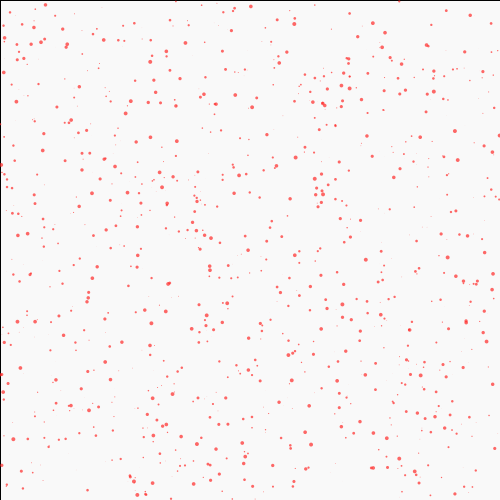
Frame 1 (no input)
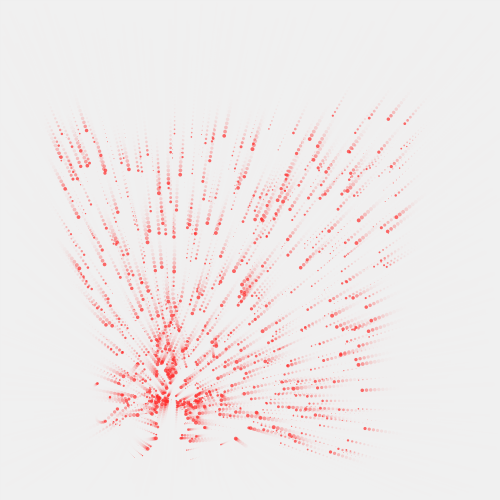
Frame 60 (the mouse pressed at the canvas centre just before this capture)
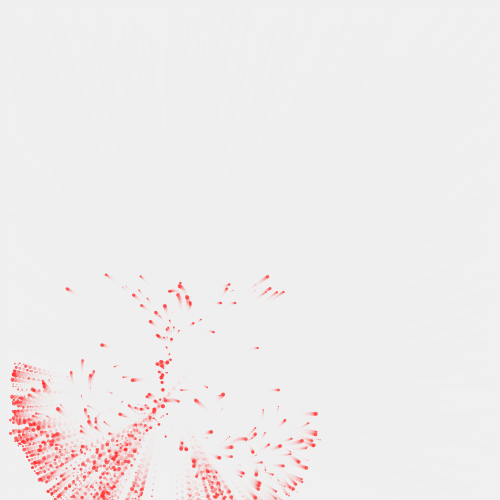
Frame 120 (the mouse held since frame 60 and released just before this capture)

The Processing sketch that drew these frames (run headless with seeded random() and noise(); from frame 60 on, the mouse is pressed at the canvas centre):

// Processing sketch: processing_91585
// ── processing_91585.pde

Attractor [] attractors = new Attractor[3];
Mover [] movers = new Mover[1000];
boolean display;  // to display attractors

void setup() {
  size(500, 500);
  smooth();
  background(255);
  display = false;
  for (int i = 0; i < movers.length; i++) {
    movers[i] = new Mover(random(0.1, 2), random(width), random(height));
  }

  for (int i = 0; i < attractors.length; i++) {
    attractors[i] = new Attractor(random(width), random(height), random(20, 45));
  }
}


void draw() {
  fill(240, 100);
  rect(0, 0, width, height);

  for (int i = 0; i < movers.length; i++) {
    for ( int j = 0; j < attractors.length; j++) {
      PVector force = attractors[j].attract(movers[i]);
      movers[i].applyForce(force);
    }

    //apply the attraction force from the attractor on the mover
    movers[i].update();
    movers[i].display();
  }
  if (display == true) {
    for (int i = 0; i < attractors.length; i++) {
    attractors[i].mouseInside();
      attractors[i].display();
    }
  }
}

void keyPressed() {
  if (key == 's') {
    display = !display;
  }
}




class Attractor {
  float mass;
  PVector location;
  float G;


  Attractor(float x, float y, float mass_) {
    location = new PVector (x, y);
    mass = mass_;
    G = 0.4;
  }

  PVector attract(Mover m) {


    PVector force = PVector.sub(location, m.location); //whats the force direction?
    float distance = force.mag();
    distance = constrain(distance, 5, 25); //constraint distance
    force.normalize();
    float strength = (G*mass*m.mass) / (distance * distance);
    force.mult(strength); // whats the force magnitude?
    return force; // return force so it can be ap`plied!
  }

  void mouseInside() {
    if (mousePressed) {
      if (dist(location.x, location.y, mouseX, mouseY) < mass) {
        location.x = mouseX;
        location.y = mouseY;
      }
    }
  }


  void display() {
    noStroke();
    fill(12, 232, 104, 80);
    ellipse(location.x, location.y, mass*2, mass*2);
  }
}

/**
 * Forces (Gravity and Fluid Resistence) with Vectors 
 * by Daniel Shiffman.  
 * 
 * Demonstration of multiple force acting on bodies (Mover class)
 * Bodies experience gravity continuously
 * Bodies experience fluid resistance when in "water"
 */


class Mover {

  // location, velocity, and acceleration 
  PVector location;
  PVector velocity;
  PVector acceleration;
  
  // Mass is tied to size
  float mass;

  Mover(float m, float x, float y) {
    mass = m;
    location = new PVector(x, y);
    velocity = new PVector(0, 0);
    acceleration = new PVector(0, 0);
  }

  // Newton's 2nd law: F = M * A
  // or A = F / M
  void applyForce(PVector force) {
    // Divide by mass 
    PVector f = PVector.div(force, mass);
    // Accumulate all forces in acceleration
    acceleration.add(f);
  }

  void update() {
    
    // Velocity changes according to acceleration
    velocity.add(acceleration);
    // Location changes by velocity
    location.add(velocity);
    // We must clear acceleration each frame
    acceleration.mult(0);
  }
  
  // Draw Mover
  void display() {
    noStroke();
    fill(255,43,41,180);
    ellipse(location.x, location.y, mass*2, mass*2);
  }
  
  // Bounce off bottom of window
  void checkEdges() {
    if (location.y > height) {
      velocity.y *= -0.9;  // A little dampening when hitting the bottom
      location.y = height;
    }
  }
}
